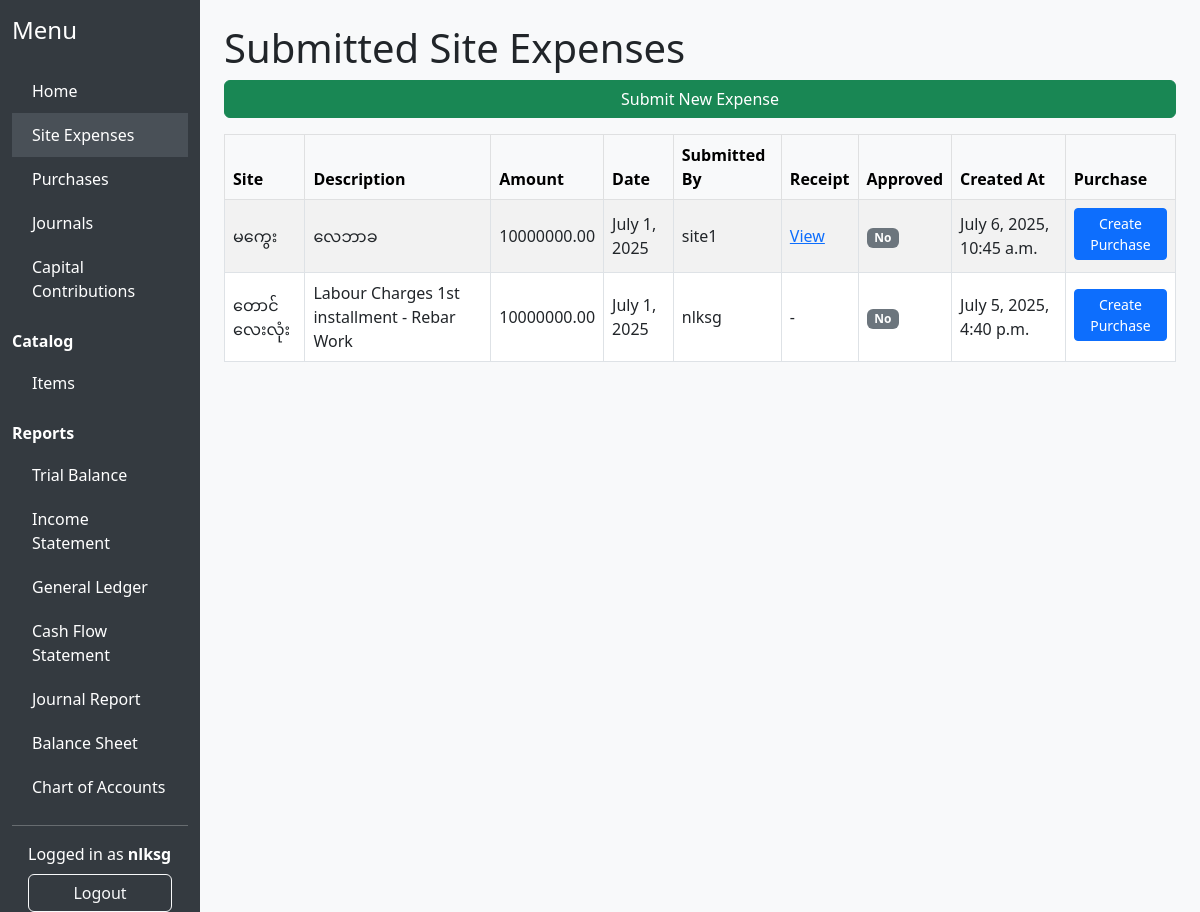
The page /siteexpense/ (signed in) on the database as committed earlier.
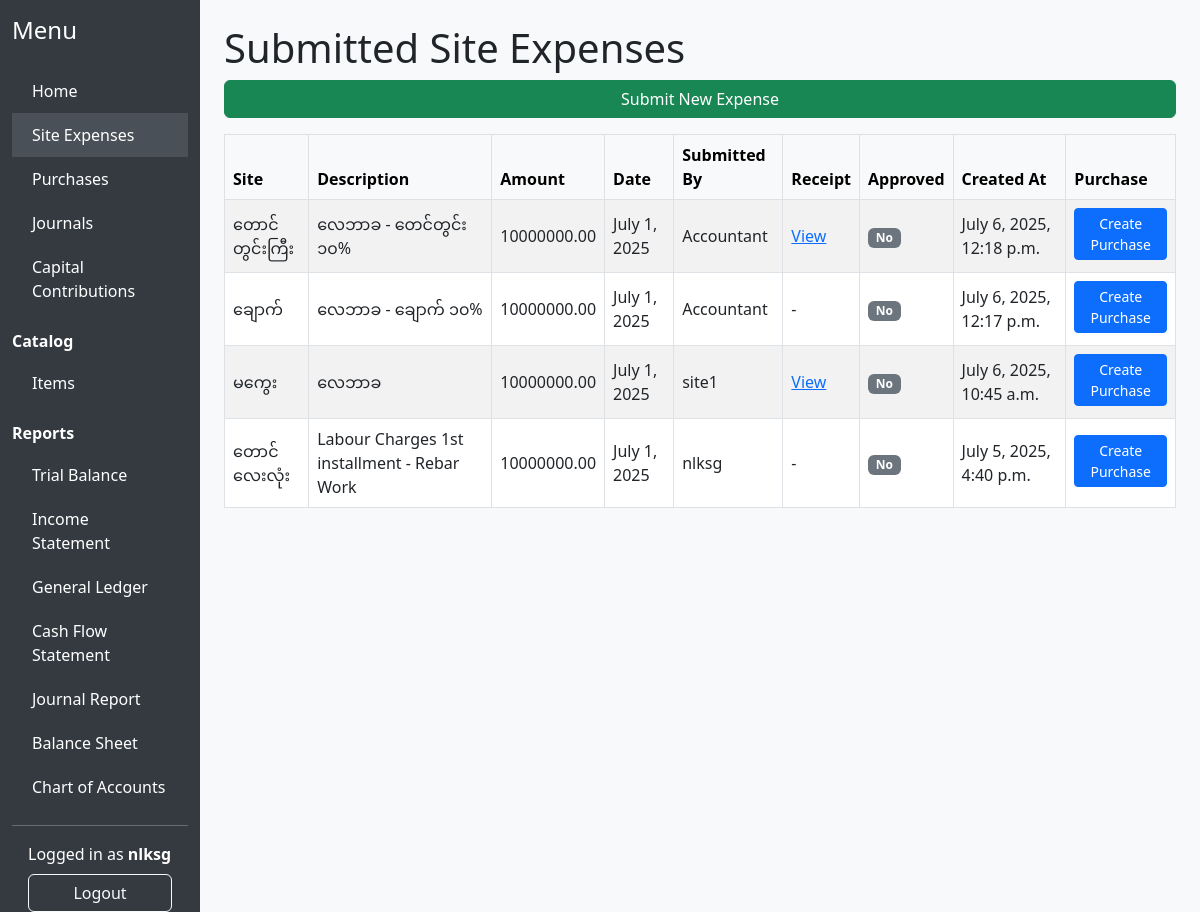
The same page on the database as committed later.
### SiteExpense/models.py (models this page shows, shortened)
class SiteExpense(models.Model):
    site = models.ForeignKey(ConstructionSite, on_delete=models.CASCADE)
    description = models.CharField(max_length=255)
    amount = models.DecimalField(max_digits=12, decimal_places=2)
    date = models.DateField()
    submitted_by = models.CharField(max_length=100)
    receipt = models.ImageField(upload_to='site_expenses/', null=True, blank=True)
    approved = models.BooleanField(default=False)
    created_at = models.DateTimeField(auto_now_add=True)

### accounting/models.py (models this page shows)
class ConstructionSite(models.Model):
    name = models.CharField(max_length=100)
    location = models.CharField(max_length=200)
    def __str__(self):
        return self.name

### SiteExpense/views.py (the view)
# urls.py: path('', views.expense_list, name='expense_list'),
@login_required
def expense_list(request):
    expenses = SiteExpense.objects.all().order_by('-created_at')
    return render(request, 'siteexpense/expense_list.html', {'expenses': expenses})

### accounting/templatetags/accounting_extras.py (called while the page is built)
@register.filter(name='in_groups')
def in_groups(user, group_names):
    if user.is_authenticated:
        group_list = [g.strip() for g in group_names.split(',')]
        return user.groups.filter(name__in=group_list).exists() or user.is_superuser
    return False

@register.filter
def startswith(text, starts):
    if isinstance(text, str):
        return text.startswith(starts)
    return False

@register.filter(name='is_accountant_or_admin')
def is_accountant_or_admin(user):
    return user.groups.filter(name__in=['Accountant', 'Admin']).exists()

### SiteExpense/templates/siteexpense/expense_list.html (shortened to what this page needs)
{% extends 'accounting/base.html' %}
{% load accounting_extras %}
{% block content %}
<h1>Submitted Site Expenses</h1>
<a href="{% url 'siteexpense:submit_expense' %}" class="btn btn-success mb-3 w-100 w-md-auto">Submit New Expense</a>
<div class="table-responsive">
<table class="table table-striped table-bordered bg-white align-middle">
    <thead class="table-light">
        <tr>
            <th>Site</th>
            <th>Description</th>
            <th>Amount</th>
            <th>Date</th>
            <th>Submitted By</th>
            <th>Receipt</th>
            <th>Approved</th>
            <th>Created At</th>
            <th>Purchase</th>
        </tr>
    </thead>
    <tbody>
        {% for expense in expenses %}
        <tr>
            <td>{{ expense.site }}</td>
            <td>{{ expense.description }}</td>
            <td>{{ expense.amount }}</td>
            <td>{{ expense.date }}</td>
            <td>{{ expense.submitted_by }}</td>
            <td>{% if expense.receipt %}<a href="{{ expense.receipt.url }}" target="_blank">View</a>{% else %}-{% endif %}</td>
            <td>{% if expense.approved %}<span class="badge bg-success">Yes</span>{% else %}<span class="badge bg-secondary">No</span>{% endif %}</td>
            <td>{{ expense.created_at }}</td>
            <td>
                {% if expense.purchase %}
                    <a href="{% url 'purchase:purchase_edit' expense.purchase.pk %}" class="btn btn-outline-secondary btn-sm mb-1 w-100">View Purchase</a>
                {% else %}
                    {% if request.user|in_groups:'Admin,Accountant' %}
                        <a href="{% url 'purchase:purchase_create' %}?site_expense={{ expense.pk }}" class="btn btn-primary btn-sm mb-1 w-100">Create Purchase</a>
                    {% else %}
                        <span class="text-muted">N/A</span>
                    {% endif %}
                {% endif %}
            </td>
        </tr>
        {% empty %}
        <tr><td colspan="9" class="text-center">No expenses submitted yet.</td></tr>
        {% endfor %}
    </tbody>
</table>
</div>
{% endblock %}

Rows that differ between the two databases and show on the page:
added SiteExpense: site "တောင်တွင်းကြီး", description "လေဘာခ - တေင်တွင်း ၁၀%", amount "10000000.00", date "July 1, 2025", submitted_by "Accountant", approved "No", created_at "July 6, 2025, 12:18 p.m."
added SiteExpense: site "ချောက်", description "လေဘာခ - ချောက် ၁၀%", amount "10000000.00", date "July 1, 2025", submitted_by "Accountant", approved "No", created_at "July 6, 2025, 12:17 p.m."
